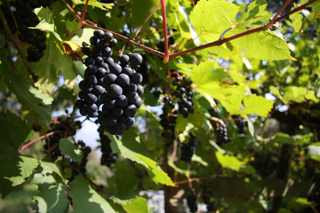
#> input picture tests/_sample_raw/pil_open_cr2.png, 320 x 213 px; its folder holds only this picture in this run
$ python _quality_probe4.py _sample_raw _sample_raw/pil_open_cr2.png
#> lines starting #> are read from the running program, lines starting #| are printed output that depends on the picture
# -*- coding: utf-8 -*-
"""探针4：全部真实 input/output 对的体检表（PSNR/锐度比/过曝/EXIF方向）。
用法: python tests/_quality_probe4.py <in_dir> <out_dir>
"""
import os
import sys

import numpy as np
from PIL import Image

IMG_EXTS = (".jpg", ".jpeg", ".png", ".webp", ".bmp", ".tif", ".tiff")


def psnr(a, b):
    mse = np.mean((np.asarray(a, dtype=np.float64) - np.asarray(b, dtype=np.float64)) ** 2)
    return float("inf") if mse == 0 else 10 * np.log10(255 ** 2 / mse)


def main():
    in_dir, out_dir = sys.argv[1], sys.argv[2]
    files = sorted(f for f in os.listdir(in_dir) if f.lower().endswith((".jpg", ".jpeg", ".png")))
    print(f"{'文件':<28} {'尺寸':<12} {'PSNR':<7} {'锐度比':<7} {'过曝率(入/出)':<16} 方向(入/出)")
    for name in files:
        src = os.path.join(in_dir, name)
        out = os.path.join(out_dir, os.path.splitext(name)[0] + os.path.splitext(name)[1].lower())
        if not os.path.exists(out):
            print(f"{name:<28} 输出缺失")
            continue
        ia = Image.open(src)
#> ia is the input picture: PIL image 320x213 RGB; mean R, G, B 91.7, 97.1, 43.2
        ib = Image.open(out)
        sa = np.asarray(ia.convert("L"), dtype=np.float64)
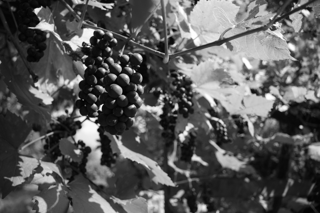
#> sa: shape (213, 320) float64; min 0, max 255, mean 89.3
        sb = np.asarray(ib.convert("L"), dtype=np.float64)
        sha = np.asarray(ia.convert("L"), dtype=np.float64)
        lap = lambda x: np.abs(np.diff(x.astype(np.float64), axis=0)).mean() + np.abs(np.diff(x.astype(np.float64), axis=1)).mean()
        a = np.asarray(ia.convert("RGB"), dtype=np.float64)
        b = np.asarray(ib.convert("RGB"), dtype=np.float64)
        hi_a = (a >= 253 / 255.0).all(-1).mean() * 100
#> hi_a = 99.36
        hi_b = (b >= 253 / 255.0).all(-1).mean() * 100
#> hi_b = 99.36
        ori_a = ia.getexif().get(274, 1)
#> ori_a = 1
        ori_b = ib.getexif().get(274, 1)
#> ori_b = 1
        p = psnr(a, b)
#> in psnr, `mse = np.mean((np.asarray(a, dtype=np.float64) - np.asarray(b, dtype=n..`: mse = 0
#> p = inf
        r = lap(sb) / max(lap(sha), 1e-9)
#> r = 1
        print(f"{name:<28} {str(a.shape[1])+'x'+str(a.shape[0]):<12} {p:<7.1f} {r:<7.2f} "
              f"{hi_a:.1f}% / {hi_b:.1f}%      {ori_a}/{ori_b}")
#| pil_open_cr2.png             320x213      inf     1.00    99.4% / 99.4%      1/1


if __name__ == "__main__":
    main()
